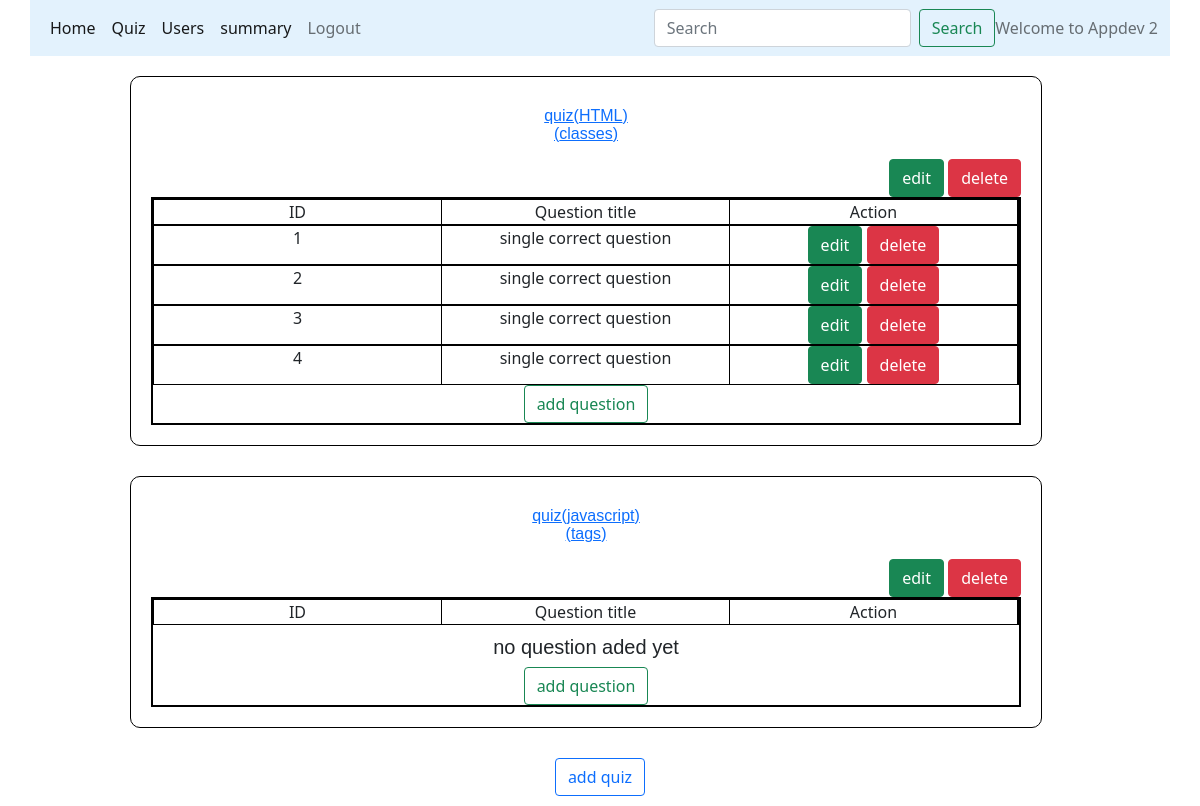
Screenshot of /quiz_management/Appdev 2 with the database file from the repository.
### models/database.py (models this page shows)
class Quizzes(db.Model):
    __tablename__="Quizzes"
    id=db.Column(db.Integer, primary_key=True, autoincrement=True, unique=True)
    title=db.Column(db.String(100), nullable=False)
    Chapter_id=db.Column(db.Integer, db.ForeignKey('Chapters.id',ondelete="CASCADE"))
    total_score=db.Column(db.Integer, default=100, nullable=False)
    date=db.Column(db.DateTime, nullable=False)
    time_duration=db.Column(db.String(11), nullable=False)
    remark=db.Column(db.String(100))
    status=db.Column(db.String(100),default="Active", nullable=False)
    Question=db.relationship('Questions', backref="Quizzes", cascade="all, delete-orphan")
    Score=db.relationship('Scores', backref='Quizzes', cascade="all, delete-orphan")

class Chapters(db.Model):
    __tablename__="Chapters"
    id=db.Column(db.Integer, primary_key=True, autoincrement=True,unique=True)
    name=db.Column(db.String(100), nullable=False)
    description=db.Column(db.String(100), nullable=False)
    subject_id=db.Column(db.Integer, db.ForeignKey("Subjects.id", ondelete="CASCADE"), nullable=False)
    quiz=db.relationship('Quizzes', backref="Chapters", cascade="all, delete-orphan")

class Questions(db.Model):
    __tablename__="Questions"
    id=db.Column(db.Integer, primary_key=True, autoincrement=True, unique=True)
    title=db.Column(db.String(100),nullable=False)
    question=db.Column(db.String(100), nullable=False)
    option1=db.Column(db.String(100), nullable=False)
    option2=db.Column(db.String(100), nullable=False)
    option3=db.Column(db.String(100), nullable=False)
    option4=db.Column(db.String(100), nullable=False)
    answer=db.Column(db.String(100), nullable=False)
    Quiz_id=db.Column(db.Integer, db.ForeignKey('Quizzes.id', ondelete="CASCADE"), nullable=False)
    marks=db.Column(db.Integer, default=10,nullable=False)

### controllers/main.py (the view)
@app.route("/quiz_management/<name>" ,methods=["GET","POST"])
def quiz_management(name):
    quizzes=Quizzes.query.all()
    return render_template("quiz_management.html", name=name,quizzes=quizzes)

### templates/quiz_management.html
{%extends "admin_layout.html"%}
{%block content%}
            {%if quizzes%}
            {%for quiz in quizzes%}
              <div class="small_form">
                <a href="/view_quiz_details/{{name}}/{{quiz.id}}"><h4 class="center">quiz({{quiz.Chapters.name}})<p>({{quiz.title}})</p></h4></a>
                <div style="text-align: right;">
                  <a class="btn btn-success" href="/edit_quiz/{{quiz.id}}/{{name}}" role="button">edit</a>
                  <a class="btn btn-danger" href="/quiz/{{quiz.id}}/{{name}}/delete" role="button">delete</a>
                </div>
                <div class="container text-center">
                  <div class="row">
                    <div class="col">
                      ID
                    </div>
                    <div class="col">
                      Question title
                    </div>
                    <div class="col">
                      Action
                    </div>
                  </div>
                  {%if quiz.Question%}
                  {%for Q in quiz.Question%}
                  <div class="row">
                    <div class="col">
                      {{Q.id}}
                    </div>
                    <div class="col">
                      {{Q.title}}
                    </div>
                    <div class="col">
                      <a class="btn btn-success" href="/edit_question/{{Q.id}}/{{name}}" role="button">edit</a>
                      <a class="btn btn-danger" href="/question/{{Q.id}}/{{name}}/delete" role="button">delete</a>
                    </div>
                  </div>
                  {%endfor%}
                  {%else%}
                  <div class="center">
                    <h5>no question aded yet</h5>
                  </div>
                  {%endif%}
                  <div>
                    <a class="btn btn-outline-success" href="/new_question/{{quiz.id}}/{{name}}" role="button">add question</a>
                  </div>
                </div>
              </div>
              {%endfor%}
              {%else%}
              <div class="center">
                <h4>No quiz added till now</h4>
              </div>
              {%endif%}
              <div style="text-align: center;">
                <a class="btn btn-outline-primary" href="/new_quiz/{{name}}" role="button">add quiz</a>
              </div>
{%endblock%}

### static/main.css (style rules this page uses)
* { margin: 0px; }
.container { border: 2px solid black; width: 180%; }
.small_form { border: 1px solid black; width: 80%; height: auto; margin-top: 20px; padding: 20px; border-radius: 10px; margin-left: 100px; margin-bottom: 30px; padding-bottom: 20px; }
.row { border: 1px solid black; }
.col { border-right: 1px solid black; }
.center { text-align: center; font: 1em sans-serif; margin-top: 10px; }

### rows the page displays
Quizzes: Chapters.name "HTML", title "classes"
Questions: id "1", title "single correct question"
Questions: id "2", title "single correct question"
Questions: id "3", title "single correct question"
Questions: id "4", title "single correct question"
Quizzes: Chapters.name "javascript", title "tags", shows "no question aded yet"

### other values shown
{{ name }} "Appdev 2"
